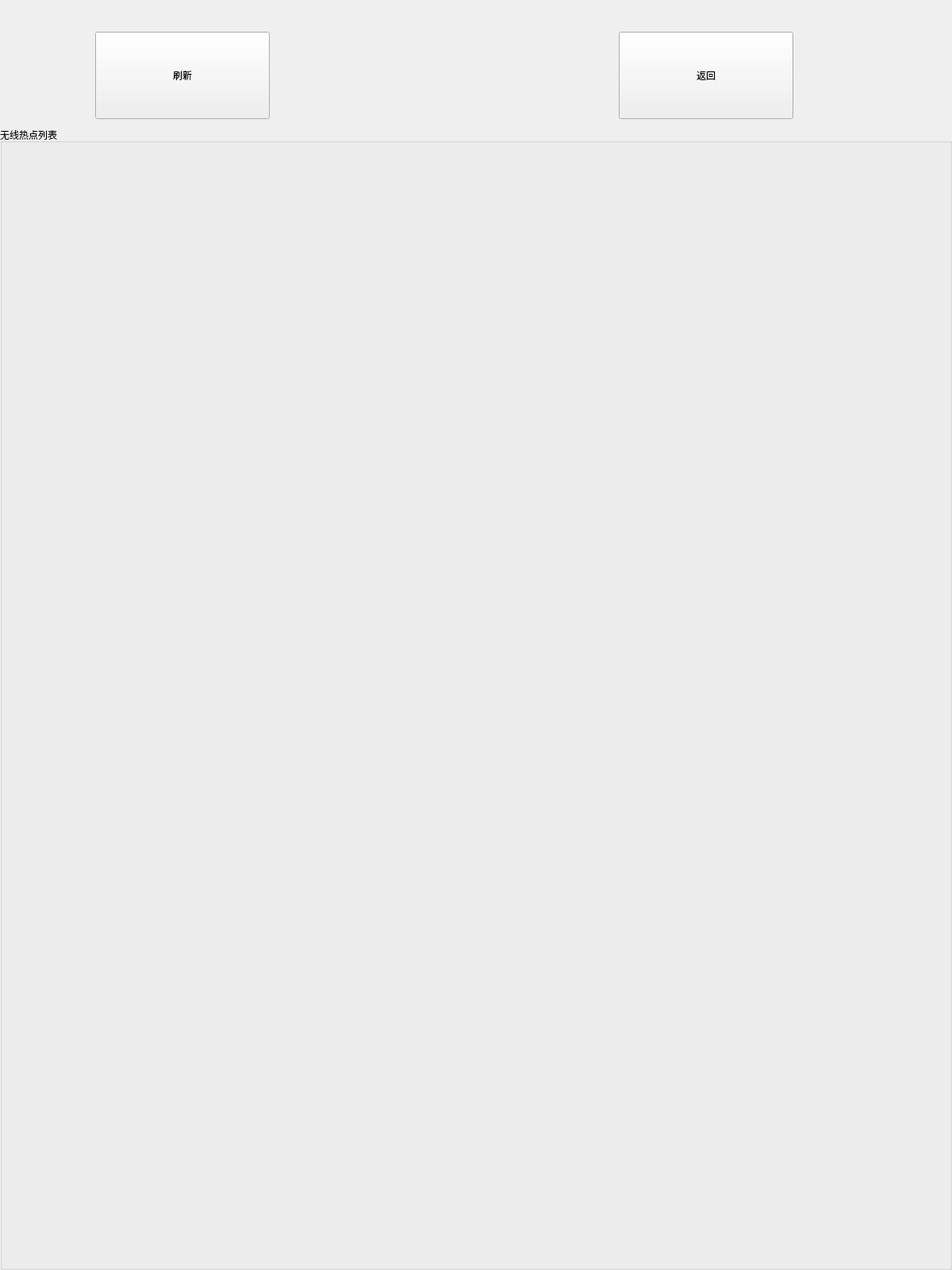
<?xml version="1.0" encoding="UTF-8"?>
<ui version="4.0">
 <class>WifiConfigUi</class>
 <widget class="QWidget" name="WifiConfigUi">
  <property name="geometry">
   <rect>
    <x>0</x>
    <y>0</y>
    <width>1200</width>
    <height>1600</height>
   </rect>
  </property>
  <property name="baseSize">
   <size>
    <width>1200</width>
    <height>1600</height>
   </size>
  </property>
  <property name="windowTitle">
   <string>Form</string>
  </property>
  <widget class="QPushButton" name="btnRefresh">
   <property name="geometry">
    <rect>
     <x>120</x>
     <y>40</y>
     <width>220</width>
     <height>110</height>
    </rect>
   </property>
   <property name="text">
    <string>刷新</string>
   </property>
  </widget>
  <widget class="QPushButton" name="btnReturn">
   <property name="geometry">
    <rect>
     <x>780</x>
     <y>40</y>
     <width>220</width>
     <height>110</height>
    </rect>
   </property>
   <property name="text">
    <string>返回</string>
   </property>
  </widget>
  <widget class="QGroupBox" name="groupWifiList">
   <property name="geometry">
    <rect>
     <x>0</x>
     <y>160</y>
     <width>1200</width>
     <height>1440</height>
    </rect>
   </property>
   <property name="title">
    <string>无线热点列表</string>
   </property>
  </widget>
 </widget>
 <resources/>
 <connections/>
</ui>
